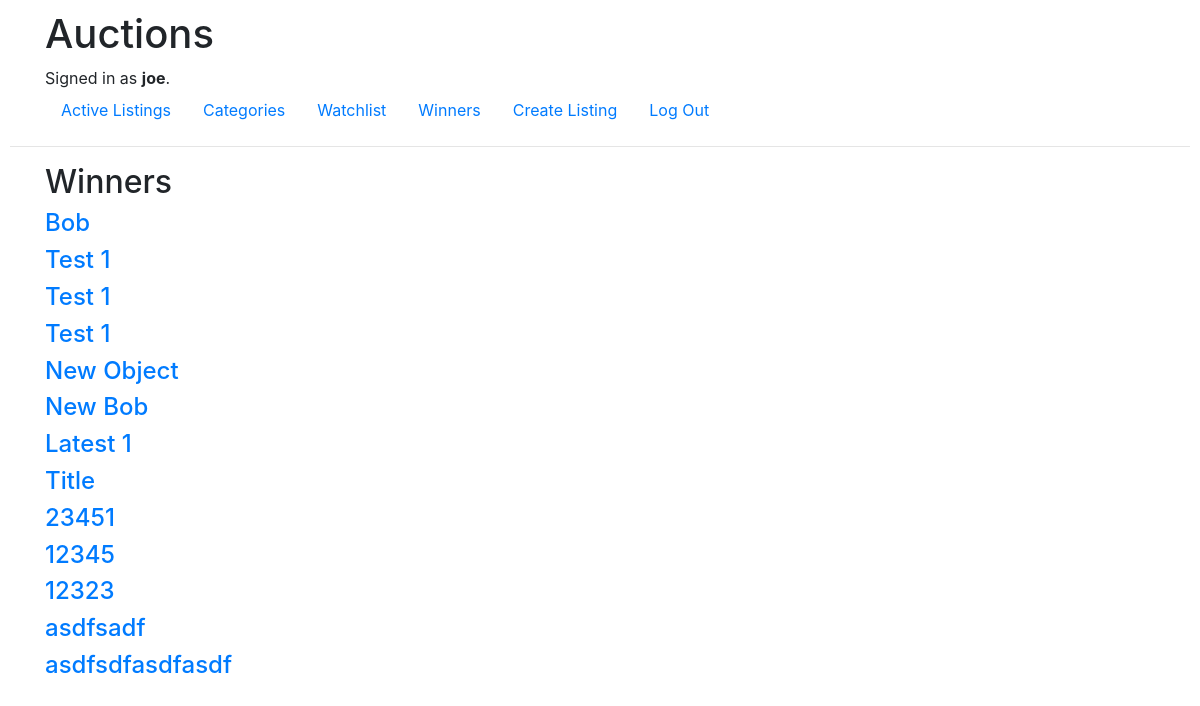
The app's page /winners (signed in), older data.
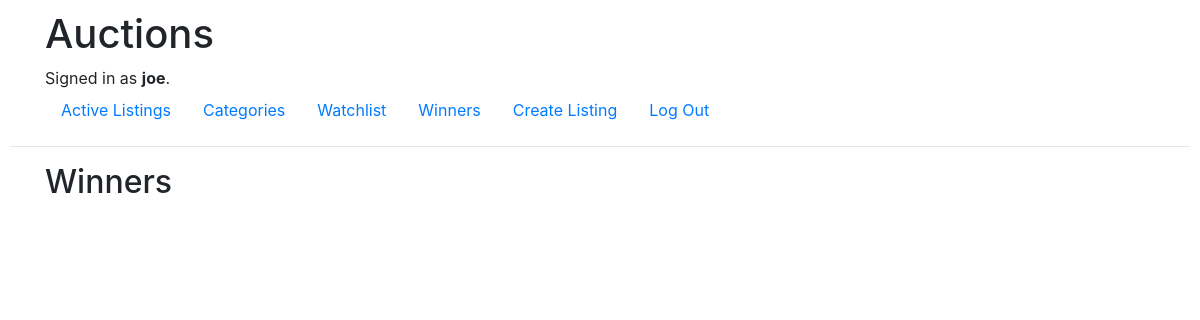
The same page, newer data.
### auctions/models.py (models this page shows, shortened)
class User(AbstractUser):
    pass

class Listing(models.Model):
    title = models.CharField(max_length=32)
    picture = models.CharField(max_length=128)
    description = models.CharField(max_length=256, default="No description")
    price = models.DecimalField(max_digits=10, decimal_places=2, default=1.00)
    owner = models.ForeignKey(User, on_delete=models.CASCADE, related_name="owner", default=1)
    winner = models.ForeignKey(User, on_delete=models.CASCADE, related_name="winner", default=1)
    category = models.CharField(max_length=32, choices=CATEGORY_CHOICES, default="Home")
    watchlist = models.ManyToManyField(User, blank=True, related_name="watchlist")
    active = models.BooleanField(default=True)

### auctions/views.py (the view)
# urls.py: path("winners", views.winners, name="winners")
def winners(request):
    list_winners = Listing.objects.all().filter(winner=request.user, active=False)
    return render(request, "auctions/winners.html", {
        "list_winners": list_winners
    })

### auctions/templates/auctions/winners.html
{% extends "auctions/layout.html" %}
{% block body %}
    <div class="container">
        <h2>Winners</h2>
        {% for item in list_winners %}
        <h4>
            <a href="{% url 'listings' item.id %}">{{ item.title }}</a>
        </h4>
        {% endfor %}
{% endblock %}

### auctions/templates/auctions/layout.html (shortened to what this page needs)
{% load static %}
<!DOCTYPE html>
<html lang="en">
    <head>
        <link rel="stylesheet" href="https://stackpath.bootstrapcdn.com/bootstrap/4.4.1/css/bootstrap.min.css">
        <link href="{% static 'auctions/styles.css' %}" rel="stylesheet">
    </head>
    <body>
        <div class="container">
            <h1>Auctions</h1>
            <div>
                {% if user.is_authenticated %}
                    Signed in as <strong>{{ user.username }}</strong>.
                {% else %}
                    Not signed in.
                {% endif %}
            </div>
            <ul class="nav">
                {% if user.is_authenticated %}
                    <li class="nav-item">
                        <a class="nav-link" href="{% url 'index' %}">Active Listings</a>
                    </li>
                    <li class="nav-item">
                        <a class="nav-link" href="{% url 'categories' %}">Categories</a>
                    </li>
                    <li class="nav-item">
                        <a class="nav-link" href="{% url 'watchlist' %}">Watchlist</a>
                    </li>
                    <li class="nav-item">
                        <a class="nav-link" href="{% url 'winners' %}">Winners</a>
                    </li>
                    <li class="nav-item">
                        <a class="nav-link" href="{% url 'new' %}">Create Listing</a>
                    </li>
                    <li class="nav-item">
                        <a class="nav-link" href="{% url 'logout' %}">Log Out</a>
                    </li>
                {% endif %}
            </ul>
        </div>
        <hr>
        {% block body %}
        {% endblock %}
    </body>
</html>

### auctions/static/auctions/styles.css (style rules this page uses)
body { padding: 10px; }

Row changes from the older to the newer data that the page shows:
removed Listing: title "Bob"
removed Listing: title "Test 1"
removed Listing: title "Test 1"
removed Listing: title "Test 1"
removed Listing: title "New Object"
removed Listing: title "New Bob"
removed Listing: title "Latest 1"
removed Listing: title "Title"
removed Listing: title "23451"
removed Listing: title "12345"
removed Listing: title "12323"
removed Listing: title "asdfsadf"
removed Listing: title "asdfsdfasdfasdf"
